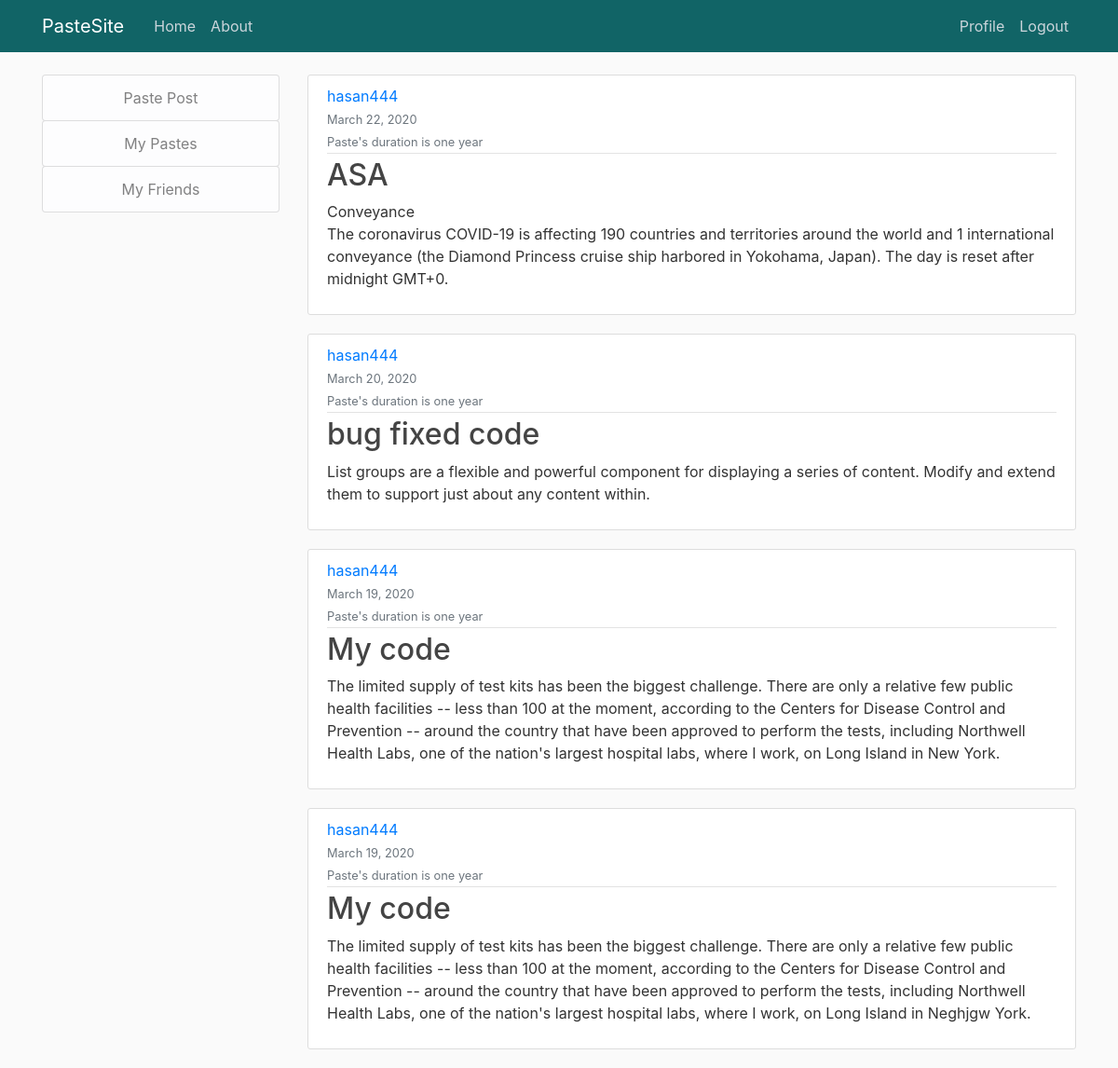
The page //mypaste/ (signed in) on the database its author committed.
### blog/models.py (models this page shows, shortened)
class PostText(models.Model):
    expiration_choices = [
        ('1','One Day'),
        ('7','One Week'),
        ('30','One Month'),
        ('365','One Year')
    ]
    title = models.CharField(max_length=100)
    expiration = models.CharField(max_length=20,choices=expiration_choices, default=1)
    content = models.TextField()
    date_posted = models.DateTimeField(default=timezone.now)
    author = models.ForeignKey(User, on_delete=models.CASCADE)

### blog/views.py (the view)
# urls.py: path('/mypaste/', MyPostListView.as_view(), name='blog-myHome'),
class MyPostListView(ListView):
    model = PostText
    template_name = 'blog/my_home.html'    #<app>/<model>_<viewtype>.html
    context_object_name = 'posts'
    ordering = ['-date_posted']

### blog/templates/blog/my_home.html
{% extends "blog/base.html" %}
{% block content %}
    {% for post in posts%}
        {% if post.author == user %}
            <article class="media content-section">
                <div class="media-body">
                    <div class="article-metadata">
                        <a class="mr-2" href="#">{{ post.author }}</a>
                        <div>
                            <small class="text-muted">{{ post.date_posted|date:"F d, Y" }}</small>
                        </div>
                        <div>
                            {% if post.expiration == 1 %}
                                <small class="text-muted">Paste's duration is one day </small>
                            {% elif post.expiration == 7 %}
                                <small class="text-muted ">Paste's duration is one week </small>
                            {% elif post.expiration == 30 %}
                                <small class="text-muted">Paste's duration is one month </small>
                            {% else %}
                                <small class="text-muted">Paste's duration is one year </small>
                            {% endif %}
                        </div>
                    </div>
                    <h2><a class="article-title" href="{% url 'post-detail' post.id %}">{{ post.title }}</a></h2>
                    <p class="article-content">{{ post.content }}</p>
                </div>
            </article>
        {% endif %}
    {% endfor %}
{% endblock content %}

### blog/static/blog/main.css (style rules this page uses)
body { background: #fafafa; color: #333333; margin-top: 5rem; }
h1, h2, h3, h4, h5, h6 { color: #444444; }
.content-section { background: #ffffff; padding: 10px 20px; border: 1px solid #dddddd; border-radius: 3px; margin-bottom: 20px; }
.article-title { color: #444444; }
.article-content { white-space: pre-line; }
.article-metadata { padding-bottom: 1px; margin-bottom: 4px; border-bottom: 1px solid #e3e3e3 }

### rows shown on the page
PostText: author "hasan444", date_posted "March 22, 2020", expiration "Paste's duration is one year", title "ASA", content "Conveyance The coronavirus COVID-19 is affecting 190 countries and territories around the world and 1 international conveyance (the Diamond Princess cruise ship harbored in Yokohama, Japan). The day is reset after midnight GMT+0."
PostText: author "hasan444", date_posted "March 20, 2020", expiration "Paste's duration is one year", title "bug fixed code", content "List groups are a flexible and powerful component for displaying a series of content. Modify and extend them to support just about any content within."
PostText: author "hasan444", date_posted "March 19, 2020", expiration "Paste's duration is one year", title "My code", content "The limited supply of test kits has been the biggest challenge. There are only a relative few public health facilities -- less than 100 at the moment, according to the Centers for Disease Control and Prevention -- around the country that have been approved to perform the tests, including Northwell Health Labs, one of the nation's largest hospital labs, where I work, on Long Island in New York."
PostText: author "hasan444", date_posted "March 19, 2020", expiration "Paste's duration is one year", title "My code", content "The limited supply of test kits has been the biggest challenge. There are only a relative few public health facilities -- less than 100 at the moment, according to the Centers for Disease Control and Prevention -- around the country that have been approved to perform the tests, including Northwell Health Labs, one of the nation's largest hospital labs, where I work, on Long Island in Neghjgw York."
